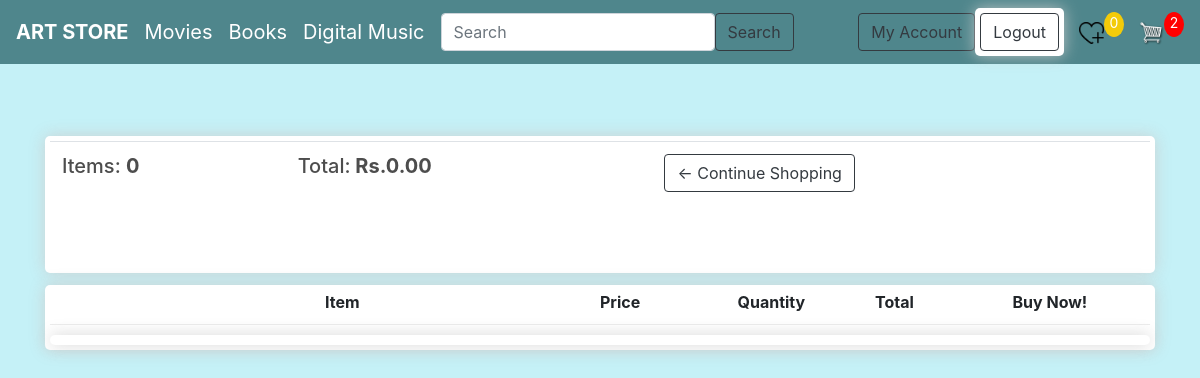
The page /wishlist/ (signed in) on the database its author committed.
### home/models.py (models this page shows, shortened)
class Order(models.Model):
    customer=models.ForeignKey(Customer, on_delete=models.SET_NULL, null=True, blank=True)
    date_ordered=models.DateTimeField(auto_now_add=True)
    complete=models.BooleanField(default=False, null=True, blank=True)
    transaction_id=models.CharField(max_length=200, null=True)
    def item_total(self):
        total=0
        itemsordered = self.addtocart_set.all()
        for item in itemsordered:
            total +=item.quantity
        return total
    def wishlist_item_total(self):
        total=0
        itemsordered = self.addtowishlist_set.all()
        for item in itemsordered:
            total +=item.quantity
        return total
    def wishlist_total(self):
        total=0
        itemsordered = self.addtowishlist_set.all()
        for item in itemsordered:
            total +=item.take_total()
        return total

class Addtocart(models.Model):
    name =models.ForeignKey(Product, on_delete=models.SET_NULL, null=True, blank=True)
    order=models.ForeignKey(Order, on_delete=models.SET_NULL, blank=True, null=True)
    quantity=models.IntegerField(default=0, null=True, blank=True)
    date_added=models.DateTimeField(auto_now_add=True)

### home/views.py (the view, shortened to what this page needs)
# urls.py: path('wishlist/', views.wishlist, name= 'wishlist'),
def wishlist(request):
    if request.user.is_authenticated:
        customer = request.user.customer
        order, created= Order.objects.get_or_create(customer=customer, complete=False)
        order_items= order.addtowishlist_set.all()
        wishlistItems = order.wishlist_item_total
        cartItems = order.item_total
        user_name=0
    context= {'user_name' : user_name, 'order_items':order_items, 'order': order, 'wishlistItems' : wishlistItems, 'cartItems' : cartItems}
    return render(request, 'web_project/wishlist.html', context)

### template/web_project/wishlist.html (shortened to what this page needs)
{% extends 'web_project/main.html' %}
{% load static %}
{% block content %}
<div class="row">
	<div class="col-lg-12">
		<div class="box-element">
		<tr>
	<table class="table">
		<th><h5>Items: <strong>{{order.wishlist_item_total}}</strong></h5></th>
		<th><h5>Total:<strong> Rs.{{order.wishlist_total|floatformat:2}}</strong></h5></th>
			<th>
		<a  class="btn btn-outline-dark" href="{% url 'store' %}">&#x2190; Continue Shopping</a>
		</tr>
<br>
	<br>
</div>
		</div>
		<br>
    <div class="col-lg-12">
<div class="box-element">
        <div class="cart-row">
		<div style="flex:2"></div>
		<div style="flex:2"><strong>Item</strong></div>
		<div style="flex:1"><strong>Price</strong></div>
		<div style="flex:1"><strong>Quantity</strong></div>
		<div style="flex:1"><strong>Total</strong></div>
		<div style="flex:1"><strong>Buy Now!</strong></div>
</div>
<div class="box-element">
</div>
{% endblock content %}

### template/web_project/main.html (shortened to what this page needs)
<!DOCTYPE html>
{% load static %}
<html>
    <head>
          <link rel="stylesheet" href="https://stackpath.bootstrapcdn.com/bootstrap/4.4.1/css/bootstrap.min.css">
          <link rel="stylesheet" type="text/css" href="{% static 'css/main.css' %}">
          <link rel="stylesheet" href="//netdna.bootstrapcdn.com/font-awesome/4.2.0/css/font-awesome.min.css">
     </head>
     <body>
 <nav class="navbar navbar-expand-lg navbar-dark bg-dark">
  <a class="navbar-brand" href="{% url 'store' %}"><strong>ART STORE</strong></a>
  <a class="navbar-brand" href="{% url 'movies' %}">Movies</a>
  <a class="navbar-brand" href="{% url 'books' %}">Books</a>
  <a class="navbar-brand" href="{% url 'music' %}">Digital Music</a>
  <form action="{% url 'search' %}"  method="GET" class="d-flex">
  <input type="text" list="searchlist" name="search" id="search" placeholder="Search" aria-label="Search" class="form-control" required/>
  <button class="btn btn-outline-dark" type="submit">Search</button>
</form>
 <div class="collapse navbar-collapse" id="navbarSupportedContent">
   <div class="form-inline my-2 my-lg-0">
{% if user_name %}
      <span> Hello, Anonymous User! </span>
<div class="box-element" id="login-button">
				<a  class="btn btn-outline-dark" href="{% url 'login' %}">Login/Sign Up</a>
    </div>
{% else %}
	<a  class="btn btn-outline-dark" href="{% url 'userprofile' %}"> My Account </a>
<div class="box-element" id="logout-button">
				<a  class="btn btn-outline-dark" href="{% url 'logout' %}">Logout</a>
    </div>
 {% endif %}
      <a href="{% url 'wishlist' %}">
        <img  id="wishlist-icon" src="{% static 'img/wishlist.png' %}">
      </a>
      <p id="wishlist-total">{{wishlistItems}}</p>
     	<a href="{% url 'cart' %}">
    		<img  id="cart-icon" src="{% static 'img/6+cart.png' %}">
    	</a>
    	<p id="cart-total">{{cartItems}}</p>
  </div>
</div>
</nav>
<div class="container">
            {% block content %}
            {% endblock content %}
  </div>
</head>
</body>
</html>

### web_project/static/css/main.css (style rules this page uses)
body { background-color: hsl(0, 0%, 98%); }
h1,h2,h3,h4,h5,h6 { color:hsl(0, 0%, 30%); }
.box-element { box-shadow:hsla(0, 0%, 80%, 0.856) 0 0 16px; background-color: #fff; border-radius: 5px; padding: 5px; }
.bg-dark { background-color: #4f868c!important; }
#cart-icon { width:25px; display: inline-block; margin-left: 15px; }
#wishlist-icon { width:25px; display: inline-block; margin-left: 15px; }
#cart-total { display: block; text-align: center; color:#fff; background-color: red; width: 20px; height: 25px; border-radius: 50%; font-size: 14px; }
#wishlist-total { display: block; text-align: center; color:#fff; background-color: rgba(255, 208, 0, 0.932); width: 20px; height: 25px; border-radius: 50%; font-size: 14px; }
.col-lg-4, .col-lg-6, .col-lg-8, .col-lg-12 { margin-top: 12px; }
.btn { border-radius: 1; }
.cart-row { display: flex; align-items: flex-stretch; padding-bottom: 10px; margin-bottom: 10px; border-bottom: 1px solid #ececec; }
.container { margin-top:5%; }
body, html { margin: 0; padding: 0; height: 100%; background: #c5f1f7 !important; }

### rows shown on the page
Order: id "0", id.quantity "2", wishlist_item_total "0", wishlist_total "0.00"
